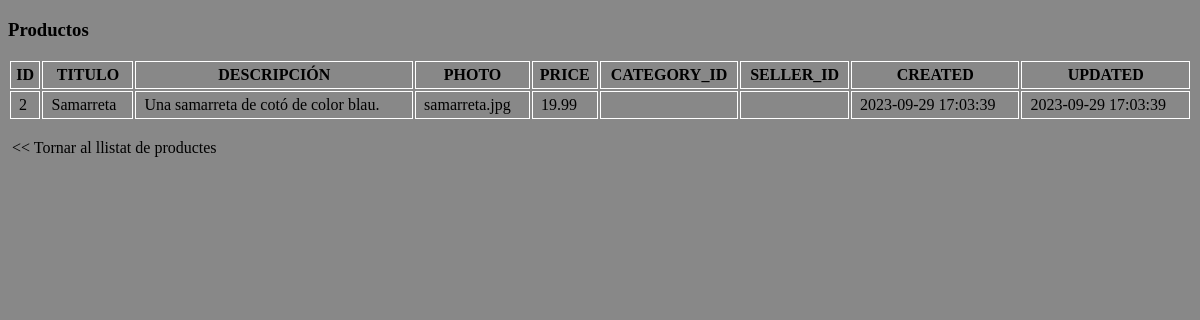
The app's page /product/read/2 with its own data.
### hello.py (models this page shows)
class Product(db.Model):
    __tablename__ = "products"
    id = db.Column(db.Integer, primary_key=True, autoincrement=True)
    title = db.Column(db.String)
    description = db.Column(db.String)
    photo = db.Column(db.String)
    price = db.Column(db.Integer)
    created = db.Column(db.DateTime, nullable=False, server_default= db.func.now())
    updated = db.Column(db.DateTime, nullable=False, server_default= db.func.now(), onupdate= db.func.now())

### hello.py (the view)
@app.route('/product/read/<int:product_id>')
def read(product_id):
    product = db.session.query(Product).filter(Product.id == product_id).one()
    return render_template('/products/read.html', product = product)

### templates/products/read.html (shortened to what this page needs)
<!DOCTYPE html>
<html lang="ca">
<head>
	<link href="../../static/my_app.css" rel="stylesheet">
</head>
<body>
	<h3>Productos</h3>
	<table>
		<tr>
			<th>ID</th>
			<th>TITULO</th>
			<th>DESCRIPCIÓN</th>
			<th>PHOTO</th>
			<th>PRICE</th>
			<th>CATEGORY_ID</th>
			<th>SELLER_ID</th>
			<th>CREATED</th>
			<th>UPDATED</th>
		</tr>
			<tr>
				<td><a href="/product/{{ product.id }}">{{ product.id }}</a></td>
				<td><a href="/product/{{ product.id }}">{{ product.title }}</a></td>
				<td><a href="/product/{{ product.id }}">{{ product.description }}</a></td>
				<td><a href="/product/{{ product.id }}">{{ product.photo }}</a></td>
				<td><a href="/product/{{ product.id }}">{{ product.price }}</a></td>
				<td><a href="/product/{{ product.id }}">{{ product.category_id }}</a></td>
				<td><a href="/product/{{ product.id }}">{{ product.seller_id }}</a></td>
				<td><a href="/product/{{ product.id }}">{{ product.created }}</a></td>
				<td><a href="/product/{{ product.id }}">{{ product.updated }}</a></td>
			</tr>
	</table>
	<br>
    <a href="/product">&#x3c;&#x3c; Tornar al llistat de productes</a>
</body>
</html>

### static/my_app.css (style rules this page uses)
body { background-color: #888; }
table { width: 100%; }
td, th { border: 1px solid white; color: black; padding: 4px }
a { padding: 4px; text-decoration: none; color: black; }

### records on screen
Product: id "2", title "Samarreta", description "Una samarreta de cotó de color blau.", photo "samarreta.jpg", price "19.99", created "2023-09-29 17:03:39", updated "2023-09-29 17:03:39"
